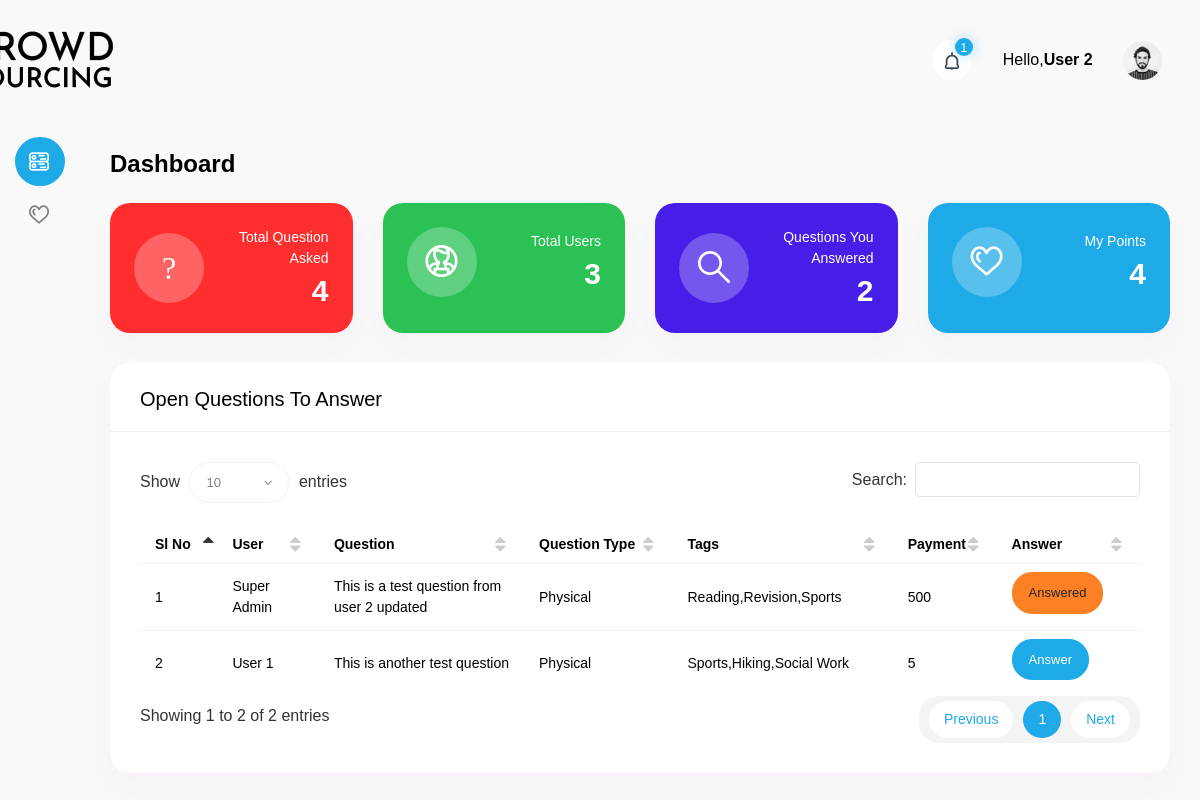
/Dashboard (signed in), run on the app's committed database.
### tables this page shows
CREATE TABLE `user` (
  `user_id` int(11) NOT NULL,
  `user_name` varchar(255) NOT NULL,
  `user_email` varchar(255) NOT NULL,
  `password` varchar(1000) NOT NULL,
  `college` varchar(255) NOT NULL,
  `major` varchar(255) NOT NULL,
  `hall` varchar(255) NOT NULL,
  `society` varchar(255) NOT NULL,
  `gender` varchar(255) NOT NULL,
  `age` int(10) NOT NULL,
  `indoor` varchar(255) NOT NULL,
  `outdoor` varchar(255) NOT NULL,
  `request_type` varchar(255) NOT NULL,
  `user_type` int(10) NOT NULL DEFAULT 1,
  `status` int(10) NOT NULL DEFAULT 1,
  `updated_at` datetime NOT NULL
);

CREATE TABLE `question` (
  `question_id` int(11) NOT NULL,
  `user_id` int(11) NOT NULL,
  `question` text NOT NULL,
  `type` varchar(255) NOT NULL,
  `tags` varchar(255) NOT NULL,
  `method` varchar(255) NOT NULL,
  `payment` int(10) NOT NULL,
  `waiting_time` varchar(255) NOT NULL,
  `inserted_at` datetime NOT NULL,
  `updated_at` datetime NOT NULL
);

CREATE TABLE `question_type` (
  `id` int(11) NOT NULL,
  `question_type` varchar(255) NOT NULL
);

### include/dbController.php (called while the page is built, shortened)
<?php
class DBController {
    private $host = "localhost";
    private $user = "root";
    private $password = "";
    private $database = "crowd_sourcing";
    private $conn;
    function __construct() {
        $this->conn = $this->connectDB();
    }
    function connectDB() {
        $conn = mysqli_connect($this->host,$this->user,$this->password,$this->database);
        return $conn;
    }
    function runQuery($query) {
        $result = mysqli_query($this->conn,$query);
        while($row=mysqli_fetch_assoc($result)) {
            $resultset[] = $row;
        }
        if(!empty($resultset))
            return $resultset;
    }
    function numRows($query) {
        $result  = mysqli_query($this->conn,$query);
        $rowcount = mysqli_num_rows($result);
        return $rowcount;
    }
}

### dashboard.php (the view, shortened to what this page needs)
<?php
require_once("include/dbController.php");
$db_handle = new DBController();
$userid = $_SESSION['userid'];
?>
<!DOCTYPE html>
<html lang="en">
<head>
    <?php include('include/css.php'); ?>
</head>
<body>
<div id="main-wrapper">
    <?php include('include/header.php'); ?>
    <?php include('include/sidebar.php'); ?>
    <div class="content-body">
        <div class="container-fluid">
            <div class="form-head mb-4">
                <h2 class="text-black font-w600 mb-0">Dashboard</h2>
            </div>
            <div class="row">
                <div class="col-xl-12">
                    <div class="row">
                        <div class="col-xl-3 col-lg-6 col-sm-6">
                            <div class="widget-stat card bg-danger">
                                <div class="card-body  p-4">
                                    <div class="media">
									<span class="mr-3">
										<i class="flaticon-381-calendar-1"></i>
									</span>
                                        <div class="media-body text-white text-right">
                                            <p class="mb-1">Total Question Asked</p>
                                            <?php
                                            $total_question = $db_handle->runQuery("select count('question_id') as number from question");
                                            ?>
                                            <h3 class="text-white"><?php echo $total_question[0]['number']; ?></h3>
                                        </div>
                                    </div>
                                </div>
                            </div>
                        </div>
                        <div class="col-xl-3 col-lg-6 col-sm-6">
                            <div class="widget-stat card bg-success">
                                <div class="card-body p-4">
                                    <div class="media">
									<span class="mr-3">
										<i class="flaticon-381-user-1"></i>
									</span>
                                        <div class="media-body text-white text-right">
                                            <p class="mb-1">Total Users</p>
                                            <?php
                                            $total_user = $db_handle->runQuery("select count('user_id') as number from user");
                                            ?>
                                            <h3 class="text-white"><?php echo $total_user[0]['number']; ?></h3>
                                        </div>
                                    </div>
                                </div>
                            </div>
                        </div>
                        <div class="col-xl-3 col-lg-6 col-sm-6">
                            <div class="widget-stat card bg-info">
                                <div class="card-body p-4">
                                    <div class="media">
									<span class="mr-3">
										<i class="flaticon-381-search-2"></i>
									</span>
                                        <div class="media-body text-white text-right">
                                            <p class="mb-1">Questions You Answered</p>
                                            <?php
                                            $answer = $db_handle->runQuery("SELECT COUNT(answer_id) as answer from answer WHERE user_id = '$userid'");
                                            ?>
                                            <h3 class="text-white"><?php echo $answer[0]['answer'];?></h3>
                                        </div>
                                    </div>
                                </div>
                            </div>
                        </div>
                        <div class="col-xl-3 col-lg-6 col-sm-6">
                            <div class="widget-stat card bg-primary">
                                <div class="card-body p-4">
                                    <div class="media">
									<span class="mr-3">
										<i class="flaticon-381-heart"></i>
									</span>
                                        <div class="media-body text-white text-right">
                                            <p class="mb-1">My Points</p>
                                            <?php
                                            $points = $db_handle->runQuery("SELECT SUM(points) as point FROM `answer` where user_id = '$userid'");
                                            ?>
                                            <h3 class="text-white"><?php echo $points[0]['point'];?></h3>
                                        </div>
                                    </div>
                                </div>
                            </div>
                        </div>
                    </div>
                </div>
                <div class="col-12">
                    <div class="card">
                        <div class="card-header">
                            <h4 class="card-title">Open Questions to Answer</h4>
                        </div>
                        <div class="card-body">
                            <div class="table-responsive">
                                <table id="example3" class="display min-w850">
                                    <thead>
                                    <tr>
                                        <th>Sl No</th>
                                        <th>User</th>
                                        <th>Question</th>
                                        <th>Question Type</th>
                                        <th>Tags</th>
                                        <th>Payment</th>
                                        <th>Answer</th>
                                    </tr>
                                    </thead>
                                    <tbody>
                                    <?php
                                    $select_question = $db_handle->runQuery("SELECT * FROM question,question_type,user where question.method = '1' and question.user_id != '$userid' and question.type = question_type.id AND question.user_id = user.user_id order by question.question_id desc");
                                    $no_select_question = $db_handle->numRows("SELECT * FROM question,question_type,user where question.method = '1' and question.user_id != '$userid' and question.type = question_type.id AND question.user_id = user.user_id order by question.question_id desc");
                                    for($j=0;$j<$no_select_question;$j++){
                                        ?>
                                        <tr>
                                            <td><?php echo $j+1;?></td>
                                            <td><?php echo $select_question[$j]['user_name'];?></td>
                                            <td><?php echo $select_question[$j]['question'];?></td>
                                            <td><?php echo $select_question[$j]['question_type'];?></td>
                                            <td><?php echo $select_question[$j]['tags'];?></td>
                                            <td><?php echo $select_question[$j]['payment'];?></td>
                                            <td>
                                                <div class="d-flex">
                                                    <?php
                                                    $question_id = $select_question[$j]['question_id'];
                                                    $no_check_answer = $db_handle->numRows("select * from answer where user_id = '$userid' and question_id = '$question_id'");
                                                    if($no_check_answer <= 0){
                                                        ?>
                                                        <button type="button" class="btn btn-primary mb-2" data-toggle="modal" data-target="#exampleModalCenter" onclick="passVariable(<?php echo $select_question[$j]['question_id'];?>);">Answer</button>
                                                        <?php
                                                    }else{
                                                        ?>
                                                        <button type="button" class="btn btn-warning mb-2">Answered</button>
                                                        <?php
                                                    }
                                                    ?>
                                                </div>
                                            </td>
                                        </tr>
                                        <?php
                                    }
                                    ?>
                                    </tbody>
                                </table>
                            </div>
                        </div>
                    </div>
                </div>
            </div>
        </div>
    </div>
</body>
</html>

### include/header.php (shortened to what this page needs)
<div class="nav-header">
    <a href="Dashboard" class="brand-logo">
        <img src="images/logo.png" class="image-fluid head-logo">
    </a>
</div>
<div class="header">
    <div class="header-content">
        <nav class="navbar navbar-expand">
            <div class="collapse navbar-collapse justify-content-between">
                <ul class="navbar-nav header-right">
                    <li class="nav-item dropdown notification_dropdown">
                        <a class="nav-link  ai-icon" href="javascript:void(0)" role="button" data-toggle="dropdown">
                            <span class="badge light text-white bg-primary rounded-circle">1</span>
                        </a>
                    </li>
                    <li class="nav-item dropdown header-profile">
                        <a class="nav-link" href="javascript:void(0)" role="button" data-toggle="dropdown">
                            <div class="header-info">
                                <?php
                                $user = $db_handle->runQuery("select * from user where user_id = '$userid'");
                                ?>
                                <span class="text-black">Hello,<strong><?php echo $user[0]['user_name'];?></strong></span>
                            </div>
                            <img src="images/profile/17.jpg" width="20" alt=""/>
                        </a>
                    </li>
                </ul>
            </div>
        </nav>
    </div>
</div>

### data on the page
user: user_name "User 2"
question: user.user_name "Super Admin", question "This is a test question from user 2 updated", question_type.question_type "Physical", tags "Reading,Revision,Sports", payment "500", shows "Answered"
question: user.user_name "User 1", question "This is another test question", question_type.question_type "Physical", tags "Sports,Hiking,Social Work", payment "5"

### other printed values
$total_question[0]['number'] "4"
$total_user[0]['number'] "3"
$answer[0]['answer'] "2"
$points[0]['point'] "4"
